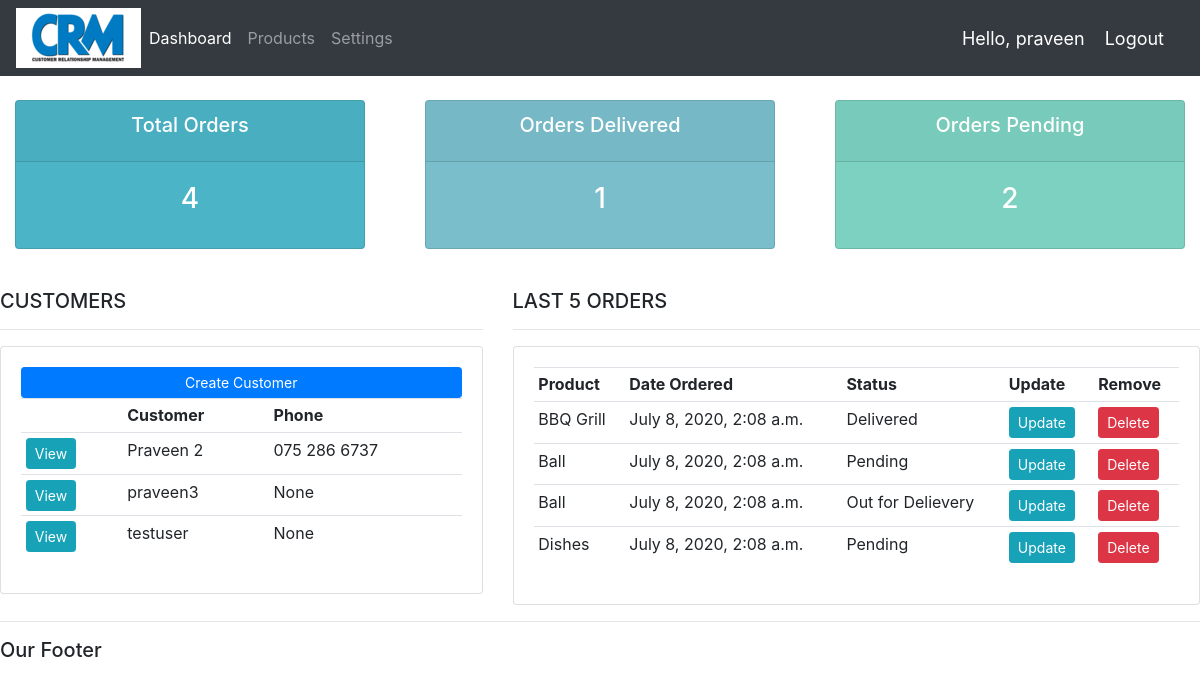
The app's page / (signed in) with its own data.
### accounts/models.py (models this page shows, shortened)
class Customer(models.Model):
    user = models.OneToOneField(User, null=True, blank=True, on_delete=models.CASCADE)
    name = models.CharField(max_length=200, null=True)
    phone = models.CharField(max_length=200, null=True)
    email = models.CharField(max_length=200, null=True)
    profile_pic = models.ImageField(default="propic1.jpg", null=True, blank=True)
    date_created = models.DateTimeField(auto_now_add=True, null=True)

class Order(models.Model):
    STATUS = (
        ('Pending', 'Pending'),
        ('Out for Delievery', 'Out for Delievery'),
        ('Delivered', 'Delivered')
    )
    customer = models.ForeignKey(Customer, null=True, on_delete=models.SET_NULL)
    product = models.ForeignKey(Product, null=True, on_delete=models.SET_NULL)
    date_created = models.DateTimeField(auto_now_add=True, null=True)
    status = models.CharField(max_length=200, null=True, choices=STATUS)
    note = models.CharField(max_length=1000, null=True)

class Product(models.Model):
    CATEGORY = (
        ('Indoor', 'Indoor'),
        ('Out Door', 'Out Door')
    )
    name = models.CharField(max_length=200, null=True)
    price = models.FloatField(null=True)
    category = models.CharField(max_length=200, null=True, choices=CATEGORY)
    description = models.CharField(max_length=200, null=True, blank=True)
    date_created = models.DateTimeField(auto_now_add=True, null=True)
    tags = models.ManyToManyField(Tag)
    def __str__(self):
        return self.name

### accounts/decorators.py (the view)
    def wrapper_function(request, *args, **kwargs):
        group = None
        if request.user.groups.exists():
            group = request.user.groups.all()[0].name
        if group == 'customer':
            return redirect('user-page')
        if group == 'admin':
            return view_func(request, *args, **kwargs)

### accounts/views.py (called while the page is built)
@login_required(login_url='login')
@admin_only
def home(request):
    customers = Customer.objects.all()
    orders = Order.objects.all()
    total_orders = orders.count()
    pending = orders.filter(status='Pending').count()
    delivered = orders.filter(status='Delivered').count()
    context = {'customers': customers, 'orders': orders,
               'total_orders': total_orders, 'pending': pending,
               'delivered': delivered}
    return render(request, 'accounts/dashboard.html', context)

### accounts/templates/accounts/dashboard.html
{% extends 'accounts/main.html' %}
{% block content %}
{% include 'accounts/status.html'%}
<br>
<div class="row">
    <div class="col-md-5">
        <h5>CUSTOMERS</h5>
        <hr>
        <div class="card card-body">
            <a class=" btn btn-primary btn-sm btn-block" href = "">Create Customer</a>
            <table class="table table-sm">
                <tr>
                    <th></th>
                    <th>Customer</th>
                    <th>Phone</th>
                </tr>
                {% for customer in customers %}
                    <tr>
                        <td><a class="btn btn-sm btn-info" href="{% url 'customer' customer.id %}">View</a> </td>
                        <td>{{customer.name}}</td>
                        <td>{{customer.phone}}</td>
                    </tr>
                {% endfor %}
            </table>
        </div>
    </div>
    <div class="col-md-7">
        <h5>LAST 5 ORDERS</h5>
        <hr>
        <div class="card card-body">
            <table class="table table-sm">
                <tr>
                    <th>Product</th>
                    <th>Date Ordered</th>
                    <th>Status</th>
                    <th>Update</th>
                    <th>Remove</th>
                </tr>
                {% for order in orders %}
                    <tr>
                        <td>{{order.product}}</td>
                        <td>{{order.date_created}}</td>
                        <td>{{order.status}}</td>
                        <td><a class="btn btn-sm btn-info" href="{% url 'update_order' order.id %}">Update</a> </td>
                        <td><a class="btn btn-sm btn-danger" href="{% url 'delete_order' order.id %}">Delete</a> </td>
                    </tr>
                {% endfor %}
            </table>
        </div>
    </div>
</div>
{% endblock %}

### accounts/templates/accounts/main.html (shortened to what this page needs)
<!DOCTYPE html>
{% load static %}
<html lang="en">
<head>
    <link rel="stylesheet" href="https://stackpath.bootstrapcdn.com/bootstrap/4.3.1/css/bootstrap.min.css"
>
    <link rel="stylesheet" type="text/css" href="{% static '/css/main.css' %}">
</head>
<body>
    {% include 'accounts/navbar.html'%}
    {% block content %}
    {% endblock %}
    <hr>
    <h5>Our Footer</h5>
</body>
</html>

### accounts/templates/accounts/navbar.html (shortened to what this page needs)
{% load static %}
<nav class="navbar navbar-expand-lg navbar-dark bg-dark">
  <img src="{% static 'images/abc.png' %}">
  <div class="collapse navbar-collapse" id="navbarNav">
    <ul class="navbar-nav">
      {% if request.user.is_staff %}
      <li class="nav-item active">
        <a class="nav-link" href="{% url 'home' %}">Dashboard<span class="sr-only">(current)</span></a>
      </li>
      <li class="nav-item">
        <a class="nav-link" href="{% url 'products' %}">Products</a>
      </li>
      {% endif %}
      <li class="nav-item">
        <a class="nav-link" href="{% url 'account' %}">Settings</a>
      </li>
    </ul>
  </div>
  <span class="hello-msg">Hello, {{request.user}}</span>
  <span><a class="hello-msg" href="{% url 'logout' %}">Logout</a> </span>
</nav>

### accounts/templates/accounts/status.html
<br>
<div class="row">
    <div class="col">
        <div class="col-md">
            <div class="card text-center text-white mb-3" id = "total-orders">
                <div class="card-header">
                    <h5 class="card-title">Total Orders</h5>
                </div>
                <div class="card-body">
                    <h3 class="card-title">{{total_orders}}</h3>
                </div>
            </div>
        </div>
    </div>
    <div class="col">
        <div class="col-md">
            <div class="card text-center text-white mb-3" id = "orders-delivered">
                <div class="card-header">
                    <h5 class="card-title">Orders Delivered</h5>
                </div>
                <div class="card-body">
                    <h3 class="card-title">{{delivered}}</h3>
                </div>
            </div>
        </div>
    </div>
    <div class="col">
        <div class="col-md">
            <div class="card text-center text-white mb-3" id = "orders-pending">
                <div class="card-header">
                    <h5 class="card-title">Orders Pending</h5>
                </div>
                <div class="card-body">
                    <h3 class="card-title">{{pending}}</h3>
                </div>
            </div>
        </div>
    </div>
</div>

### static/css/main.css (style rules this page uses)
body { background-color: #ebeffs; }
#total-orders { background-color: #4cb4c7; }
#orders-delivered { background-color: #7abecc; }
#orders-pending { background-color: #7cd1c0; }

### accounts/templates/accounts/navbar.html (style rules this page uses)
.hello-msg { font-size: 18px; color: #fff; margin-right: 20px; }

### records on screen
Customer: name "Praveen 2", phone "075 286 6737"
Customer: name "praveen3", phone "None"
Customer: name "testuser", phone "None"
Order: product "BBQ Grill", date_created "July 8, 2020, 2:08 a.m.", status "Delivered"
Order: product "Ball", date_created "July 8, 2020, 2:08 a.m.", status "Pending"
Order: product "Ball", date_created "July 8, 2020, 2:08 a.m.", status "Out for Delievery"
Order: product "Dishes", date_created "July 8, 2020, 2:08 a.m.", status "Pending"

### other values on screen
{{ request.user }} "praveen"
{{ total_orders }} "4"
{{ delivered }} "1"
{{ pending }} "2"
